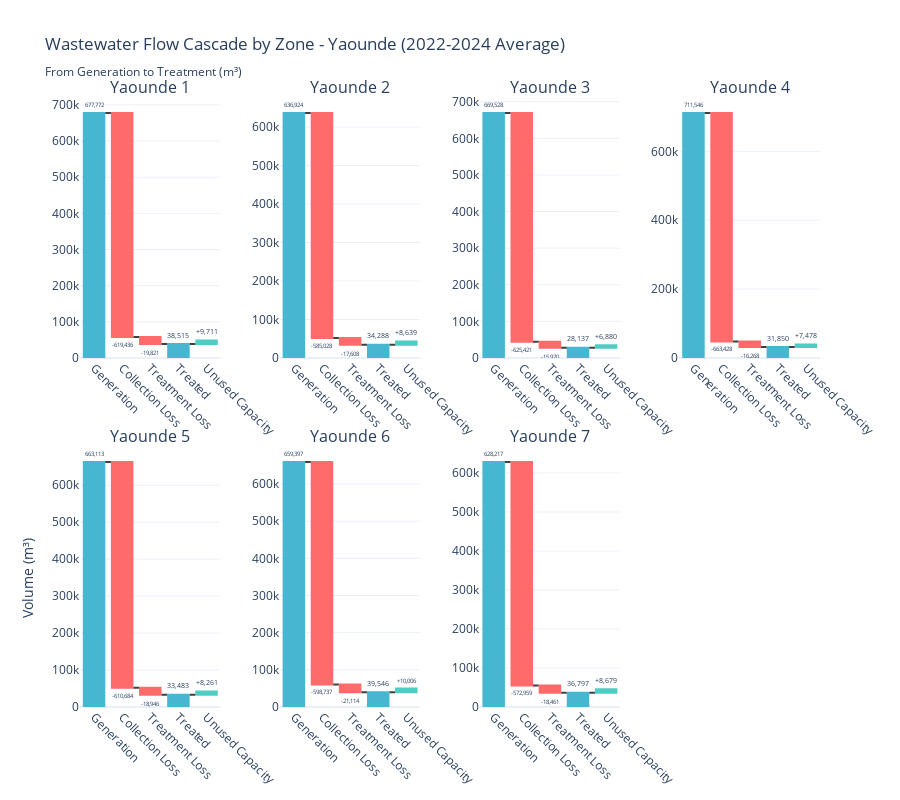

Source (notebook cell):
### Code cell
# ============================================================================
# CELL 7: INSIGHT 4 - Wastewater Treatment Underutilization in Cameroon
# ============================================================================

print("\n" + "="*80)
print("INSIGHT 4: Wastewater Treatment Capacity Underutilization - Yaounde")
print("="*80)

# Filter Yaounde data
yaounde_data = df[(df['city'] == 'Yaounde') & (df['year'] >= 2022)].copy()

# Aggregate by zone
yaounde_zones = yaounde_data.groupby('zone').agg({
    'total_consumption': 'mean',
    'ww_collected': 'mean',
    'ww_treated': 'mean',
    'ww_capacity': 'mean'
}).round(0).reset_index()

# Calculate gaps
yaounde_zones['collection_gap'] = yaounde_zones['total_consumption'] - yaounde_zones['ww_collected']
yaounde_zones['treatment_gap'] = yaounde_zones['ww_collected'] - yaounde_zones['ww_treated']
yaounde_zones['capacity_unused'] = yaounde_zones['ww_capacity'] - yaounde_zones['ww_treated']

# Create waterfall charts for each zone
zones = yaounde_zones['zone'].unique()

fig = make_subplots(
    rows=2, cols=4,
    subplot_titles=zones,
    specs=[[{'type': 'waterfall'}]*4, [{'type': 'waterfall'}]*4],
    vertical_spacing=0.15,
    horizontal_spacing=0.08
)

for idx, zone in enumerate(zones):
    zone_data = yaounde_zones[yaounde_zones['zone'] == zone].iloc[0]

    row = (idx // 4) + 1
    col = (idx % 4) + 1

    fig.add_trace(
        go.Waterfall(
            name=zone,
            orientation="v",
            measure=["absolute", "relative", "relative", "total", "relative"],
            x=["Generation", "Collection Loss", "Treatment Loss", "Treated", "Unused Capacity"],
            y=[
                zone_data['total_consumption'],
                -zone_data['collection_gap'],
                -zone_data['treatment_gap'],
                zone_data['ww_treated'],
                zone_data['capacity_unused']
            ],
            text=[
                f"{zone_data['total_consumption']:,.0f}",
                f"-{zone_data['collection_gap']:,.0f}",
                f"-{zone_data['treatment_gap']:,.0f}",
                f"{zone_data['ww_treated']:,.0f}",
                f"+{zone_data['capacity_unused']:,.0f}"
            ],
            textposition="outside",
            decreasing={"marker": {"color": "#FF6B6B"}},
            increasing={"marker": {"color": "#4ECDC4"}},
            totals={"marker": {"color": "#45B7D1"}},
            connector={"line": {"color": "rgb(63, 63, 63)"}},
            showlegend=False
        ),
        row=row, col=col
    )

fig.update_layout(
    title='Wastewater Flow Cascade by Zone - Yaounde (2022-2024 Average)<br><sub>From Generation to Treatment (m³)</sub>',
    height=800,
    template='plotly_white',
    showlegend=False
)

fig.update_xaxes(tickangle=45)
fig.update_yaxes(title_text="Volume (m³)", row=2, col=1)

fig.show()

# Print summary
print("\nWastewater Management Summary (Average m³/month):")
print(yaounde_zones[['zone', 'total_consumption', 'ww_collected', 'ww_treated', 'ww_capacity']].to_string(index=False))

# Calculate efficiency metrics
yaounde_zones['utilization_%'] = (yaounde_zones['ww_treated'] / yaounde_zones['ww_capacity'] * 100).round(1)
print("\nCapacity Utilization by Zone:")
print(yaounde_zones[['zone', 'utilization_%']].to_string(index=False))

### Figure 1 — Plotly figure (JSON) as saved in the notebook; plotly's stock layout.template omitted (floating-point values rounded to 4 significant figures)
{"data": [{"connector": {"line": {"color": "rgb(63, 63, 63)"}}, "decreasing": {"marker": {"color": "#FF6B6B"}}, "increasing": {"marker": {"color": "#4ECDC4"}}, "measure": ["absolute", "relative", "relative", "total", "relative"], "name": "Yaounde 1", "orientation": "v", "showlegend": false, "text": ["677,772", "-619,436", "-19,821", "38,515", "+9,711"], "textposition": "outside", "totals": {"marker": {"color": "#45B7D1"}}, "type": "waterfall", "x": ["Generation", "Collection Loss", "Treatment Loss", "Treated", "Unused Capacity"], "xaxis": "x", "y": [677772, -619436, -19821, 38515, 9711], "yaxis": "y"}, {"connector": {"line": {"color": "rgb(63, 63, 63)"}}, "decreasing": {"marker": {"color": "#FF6B6B"}}, "increasing": {"marker": {"color": "#4ECDC4"}}, "measure": ["absolute", "relative", "relative", "total", "relative"], "name": "Yaounde 2", "orientation": "v", "showlegend": false, "text": ["636,924", "-585,028", "-17,608", "34,288", "+8,639"], "textposition": "outside", "totals": {"marker": {"color": "#45B7D1"}}, "type": "waterfall", "x": ["Generation", "Collection Loss", "Treatment Loss", "Treated", "Unused Capacity"], "xaxis": "x2", "y": [636924, -585028, -17608, 34288, 8639], "yaxis": "y2"}, {"connector": {"line": {"color": "rgb(63, 63, 63)"}}, "decreasing": {"marker": {"color": "#FF6B6B"}}, "increasing": {"marker": {"color": "#4ECDC4"}}, "measure": ["absolute", "relative", "relative", "total", "relative"], "name": "Yaounde 3", "orientation": "v", "showlegend": false, "text": ["669,528", "-625,421", "-15,970", "28,137", "+6,880"], "textposition": "outside", "totals": {"marker": {"color": "#45B7D1"}}, "type": "waterfall", "x": ["Generation", "Collection Loss", "Treatment Loss", "Treated", "Unused Capacity"], "xaxis": "x3", "y": [669528, -625421, -15970, 28137, 6880], "yaxis": "y3"}, {"connector": {"line": {"color": "rgb(63, 63, 63)"}}, "decreasing": {"marker": {"color": "#FF6B6B"}}, "increasing": {"marker": {"color": "#4ECDC4"}}, "measure": ["absolute", "relative", "relative", "total", "relative"], "name": "Yaounde 4", "orientation": "v", "showlegend": false, "text": ["711,546", "-663,428", "-16,268", "31,850", "+7,478"], "textposition": "outside", "totals": {"marker": {"color": "#45B7D1"}}, "type": "waterfall", "x": ["Generation", "Collection Loss", "Treatment Loss", "Treated", "Unused Capacity"], "xaxis": "x4", "y": [711546, -663428, -16268, 31850, 7478], "yaxis": "y4"}, {"connector": {"line": {"color": "rgb(63, 63, 63)"}}, "decreasing": {"marker": {"color": "#FF6B6B"}}, "increasing": {"marker": {"color": "#4ECDC4"}}, "measure": ["absolute", "relative", "relative", "total", "relative"], "name": "Yaounde 5", "orientation": "v", "showlegend": false, "text": ["663,113", "-610,684", "-18,946", "33,483", "+8,261"], "textposition": "outside", "totals": {"marker": {"color": "#45B7D1"}}, "type": "waterfall", "x": ["Generation", "Collection Loss", "Treatment Loss", "Treated", "Unused Capacity"], "xaxis": "x5", "y": [663113, -610684, -18946, 33483, 8261], "yaxis": "y5"}, {"connector": {"line": {"color": "rgb(63, 63, 63)"}}, "decreasing": {"marker": {"color": "#FF6B6B"}}, "increasing": {"marker": {"color": "#4ECDC4"}}, "measure": ["absolute", "relative", "relative", "total", "relative"], "name": "Yaounde 6", "orientation": "v", "showlegend": false, "text": ["659,397", "-598,737", "-21,114", "39,546", "+10,006"], "textposition": "outside", "totals": {"marker": {"color": "#45B7D1"}}, "type": "waterfall", "x": ["Generation", "Collection Loss", "Treatment Loss", "Treated", "Unused Capacity"], "xaxis": "x6", "y": [659397, -598737, -21114, 39546, 10006], "yaxis": "y6"}, {"connector": {"line": {"color": "rgb(63, 63, 63)"}}, "decreasing": {"marker": {"color": "#FF6B6B"}}, "increasing": {"marker": {"color": "#4ECDC4"}}, "measure": ["absolute", "relative", "relative", "total", "relative"], "name": "Yaounde 7", "orientation": "v", "showlegend": false, "text": ["628,217", "-572,959", "-18,461", "36,797", "+8,679"], "textposition": "outside", "totals": {"marker": {"color": "#45B7D1"}}, "type": "waterfall", "x": ["Generation", "Collection Loss", "Treatment Loss", "Treated", "Unused Capacity"], "xaxis": "x7", "y": [628217, -572959, -18461, 36797, 8679], "yaxis": "y7"}], "layout": {"annotations": [{"font": {"size": 16}, "showarrow": false, "text": "Yaounde 1", "x": 0.095, "xanchor": "center", "xref": "paper", "y": 1, "yanchor": "bottom", "yref": "paper"}, {"font": {"size": 16}, "showarrow": false, "text": "Yaounde 2", "x": 0.365, "xanchor": "center", "xref": "paper", "y": 1, "yanchor": "bottom", "yref": "paper"}, {"font": {"size": 16}, "showarrow": false, "text": "Yaounde 3", "x": 0.635, "xanchor": "center", "xref": "paper", "y": 1, "yanchor": "bottom", "yref": "paper"}, {"font": {"size": 16}, "showarrow": false, "text": "Yaounde 4", "x": 0.905, "xanchor": "center", "xref": "paper", "y": 1, "yanchor": "bottom", "yref": "paper"}, {"font": {"size": 16}, "showarrow": false, "text": "Yaounde 5", "x": 0.095, "xanchor": "center", "xref": "paper", "y": 0.425, "yanchor": "bottom", "yref": "paper"}, {"font": {"size": 16}, "showarrow": false, "text": "Yaounde 6", "x": 0.365, "xanchor": "center", "xref": "paper", "y": 0.425, "yanchor": "bottom", "yref": "paper"}, {"font": {"size": 16}, "showarrow": false, "text": "Yaounde 7", "x": 0.635, "xanchor": "center", "xref": "paper", "y": 0.425, "yanchor": "bottom", "yref": "paper"}], "height": 800, "showlegend": false, "title": {"text": "Wastewater Flow Cascade by Zone - Yaounde (2022-2024 Average)<br><sub>From Generation to Treatment (m³)</sub>"}, "xaxis": {"anchor": "y", "domain": [0, 0.19], "tickangle": 45}, "xaxis2": {"anchor": "y2", "domain": [0.27, 0.46], "tickangle": 45}, "xaxis3": {"anchor": "y3", "domain": [0.54, 0.73], "tickangle": 45}, "xaxis4": {"anchor": "y4", "domain": [0.81, 1], "tickangle": 45}, "xaxis5": {"anchor": "y5", "domain": [0, 0.19], "tickangle": 45}, "xaxis6": {"anchor": "y6", "domain": [0.27, 0.46], "tickangle": 45}, "xaxis7": {"anchor": "y7", "domain": [0.54, 0.73], "tickangle": 45}, "xaxis8": {"anchor": "y8", "domain": [0.81, 1], "tickangle": 45}, "yaxis": {"anchor": "x", "domain": [0.575, 1]}, "yaxis2": {"anchor": "x2", "domain": [0.575, 1]}, "yaxis3": {"anchor": "x3", "domain": [0.575, 1]}, "yaxis4": {"anchor": "x4", "domain": [0.575, 1]}, "yaxis5": {"anchor": "x5", "domain": [0, 0.425], "title": {"text": "Volume (m³)"}}, "yaxis6": {"anchor": "x6", "domain": [0, 0.425]}, "yaxis7": {"anchor": "x7", "domain": [0, 0.425]}, "yaxis8": {"anchor": "x8", "domain": [0, 0.425]}}}
